Frame 1 (no input): blank canvas, image omitted
Frame 60 (the mouse pressed at the canvas centre just before this capture): blank canvas, image omitted
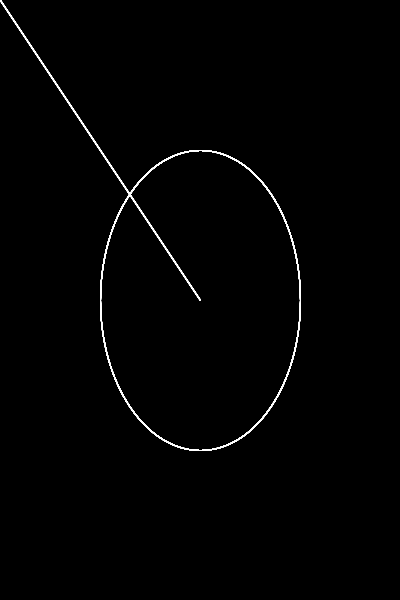
Frame 120 (the mouse held since frame 60 and released just before this capture)

The Processing sketch whose frames 1 and 60 were blank and that drew this single picture after the mouse press (run headless with seeded random() and noise(); from frame 60 on, the mouse is pressed at the canvas centre):

// Processing sketch: processing_83666
// ── processing_83666.pde

void setup()
{
size(400, 600);
background(0, 0, 0);
smooth();
}

void draw()
{
stroke(255, 255, 255);
noFill();
ellipse(mouseX, mouseY, mouseX, mouseY);
line(0, 0, mouseX , mouseY);
}
